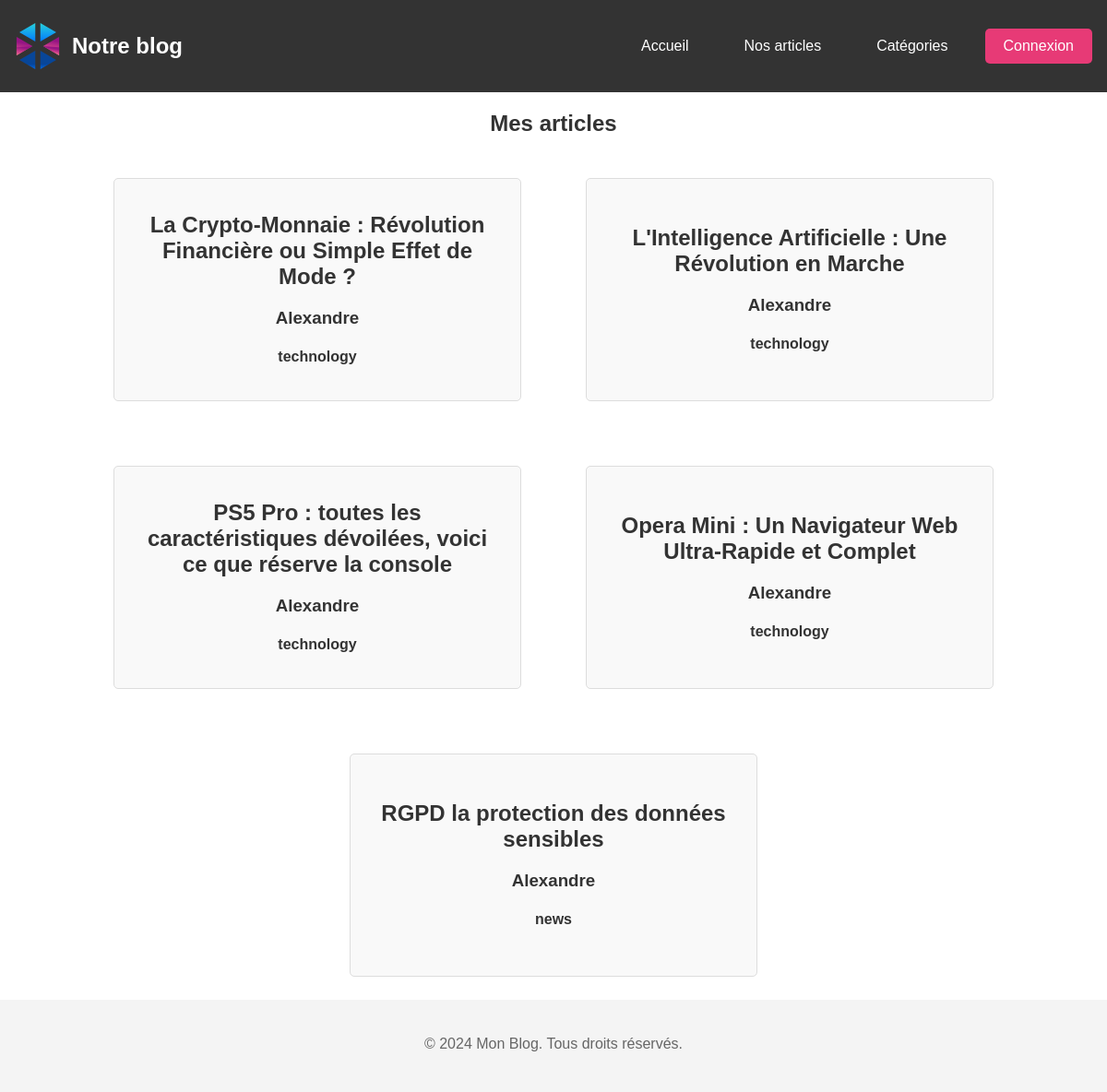
The page /pages/liste_articles/liste_articles.php on the database its author committed.
### tables this page shows
CREATE TABLE IF NOT EXISTS `articles` (
  `id` int NOT NULL AUTO_INCREMENT,
  `title` varchar(255) NOT NULL,
  `author` varchar(255) NOT NULL,
  `content` text NOT NULL,
  `category` varchar(255) NOT NULL,
  `created_at` timestamp NULL DEFAULT CURRENT_TIMESTAMP,
  PRIMARY KEY (`id`)
);

### pages/liste_articles/liste_logic.php (called while the page is built, shortened)
<?php
try {
    $dsn = "mysql:host=localhost;dbname=ecfblog;charset=utf8";
    $username = "root";
    $password = "";
    $options = [
        PDO::ATTR_ERRMODE            => PDO::ERRMODE_EXCEPTION,
        PDO::ATTR_DEFAULT_FETCH_MODE => PDO::FETCH_ASSOC,
        PDO::ATTR_EMULATE_PREPARES   => false,
    ];
    $pdo = new PDO($dsn, $username, $password, $options);
    $stmt = $pdo->query("SELECT title, author, content, category FROM articles ORDER BY created_at");
    $articles = $stmt->fetchAll();
} catch (PDOException $e) {
    echo "Erreur de connexion : " . $e->getMessage();
    die();
}

### pages/liste_articles/liste_articles.php (the view, shortened to what this page needs)
<?php
include 'liste_logic.php';
?>
<!DOCTYPE html>
<html lang="fr">
<head>
    <link rel="stylesheet" href="../css/nav.css">
    <link rel="stylesheet" href="../css/style.css">
    <link rel="stylesheet" href="../css/liste_article.css">
</head>
<body>
    <?php require_once '../nav/nav.php'; ?>
    <main>
    <h2>Mes articles</h2>
    <div class="liste_articles">
        <?php if (!empty($articles)) : ?>
            <?php foreach ($articles as $article) : ?>
                <article class="article">
                <a href="../detail_article/detail_article.html">
                    <div class="text">
                        <h2><?php echo htmlspecialchars($article['title']); ?></h2>
                        <h3><?php echo htmlspecialchars($article['author']); ?></h3>
                        <h4><?php echo htmlspecialchars($article['category']); ?></h4>
                    </div>
                </a>
                </article>
            <?php endforeach; ?>
        <?php else : ?>
            <p>Aucun article trouvé.</p>
        <?php endif; ?>
    </div>
    </main>
    <footer>
        <p>&copy; <?php echo date("Y"); ?> Mon Blog. Tous droits réservés.</p>
    </footer>
</body>
</html>

### pages/css/style.css (style rules this page uses)
body { font-family: Arial, sans-serif; color: #333; background-color: #fff; align-items: center; height: 100vh; margin: 0; }
p { font-size: 16px; color: #666; line-height: 1.5; margin-bottom: 20px; }
footer { text-align: center; position: relative; width: 100%; background-color: #f4f4f4; padding: 20px 0; clear: both; }
h2 { margin-bottom: 20px; text-align: center; }
h3,h4 { text-align: center; }
a { display: block; color: inherit; text-decoration: none; }

### pages/css/liste_article.css (style rules this page uses)
.liste_articles { display: flex; justify-content: center; flex-wrap: wrap; gap: 20px; }
article { height: 200px; width: 400px; max-width: 500px; margin: 25px; padding: 20px; display: flex; flex-wrap: wrap; align-items: center; justify-content: center; flex-direction: column; border: 1px solid #ddd; border-radius: 5px; background-color: #f9f9f9; transition: background-color 0.8s, box-shadow 0.8s; overflow: hidden; position: relative; }

### rows shown on the page
articles: title "La Crypto-Monnaie : Révolution Financière ou Simple Effet de Mode ?", author "Alexandre", category "technology"
articles: title "L'Intelligence Artificielle : Une Révolution en Marche", author "Alexandre", category "technology"
articles: title "PS5 Pro : toutes les caractéristiques dévoilées, voici ce que réserve la console", author "Alexandre", category "technology"
articles: title "Opera Mini : Un Navigateur Web Ultra-Rapide et Complet", author "Alexandre", category "technology"
articles: title "RGPD la protection des données sensibles", author "Alexandre", category "news"
